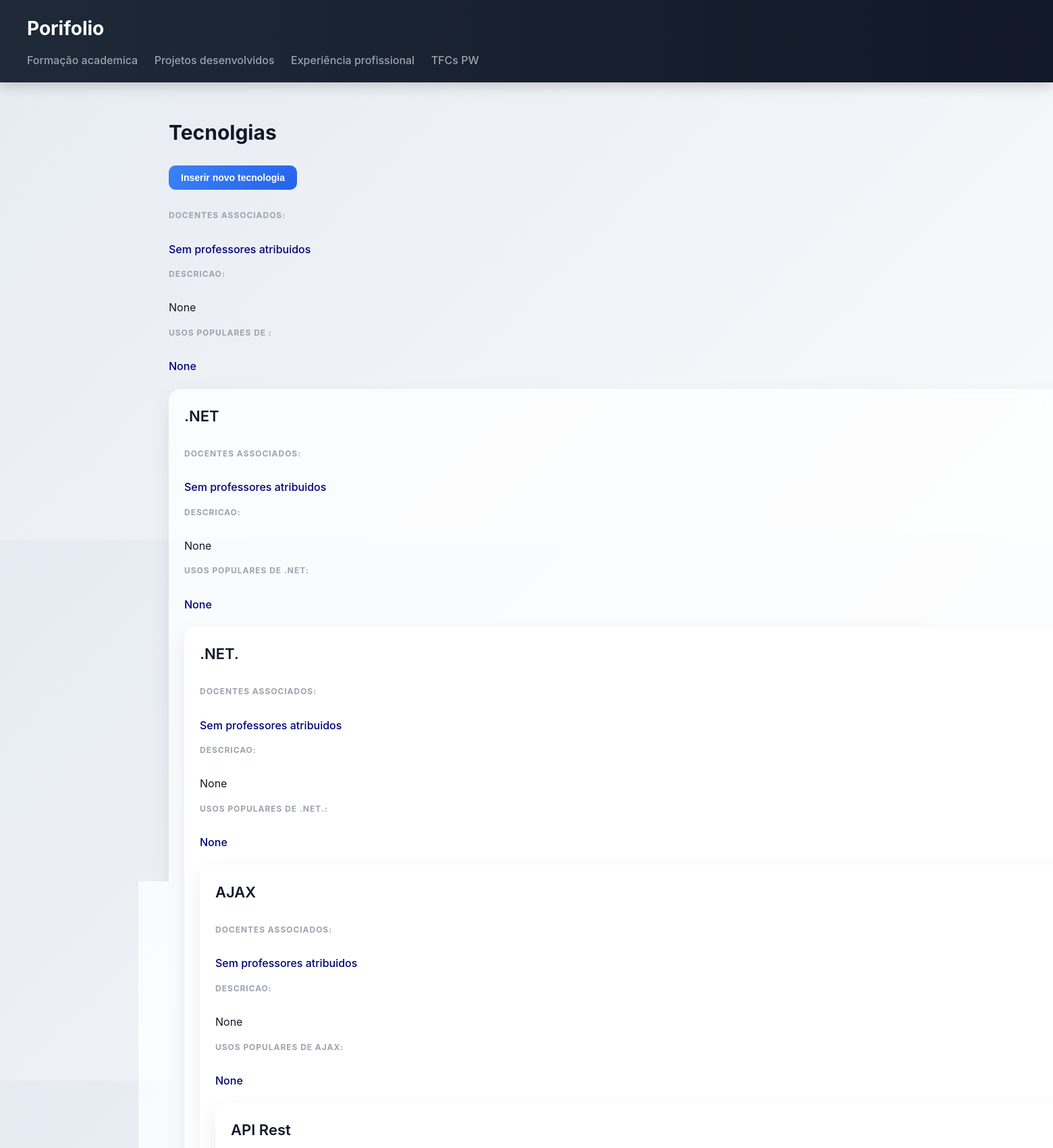
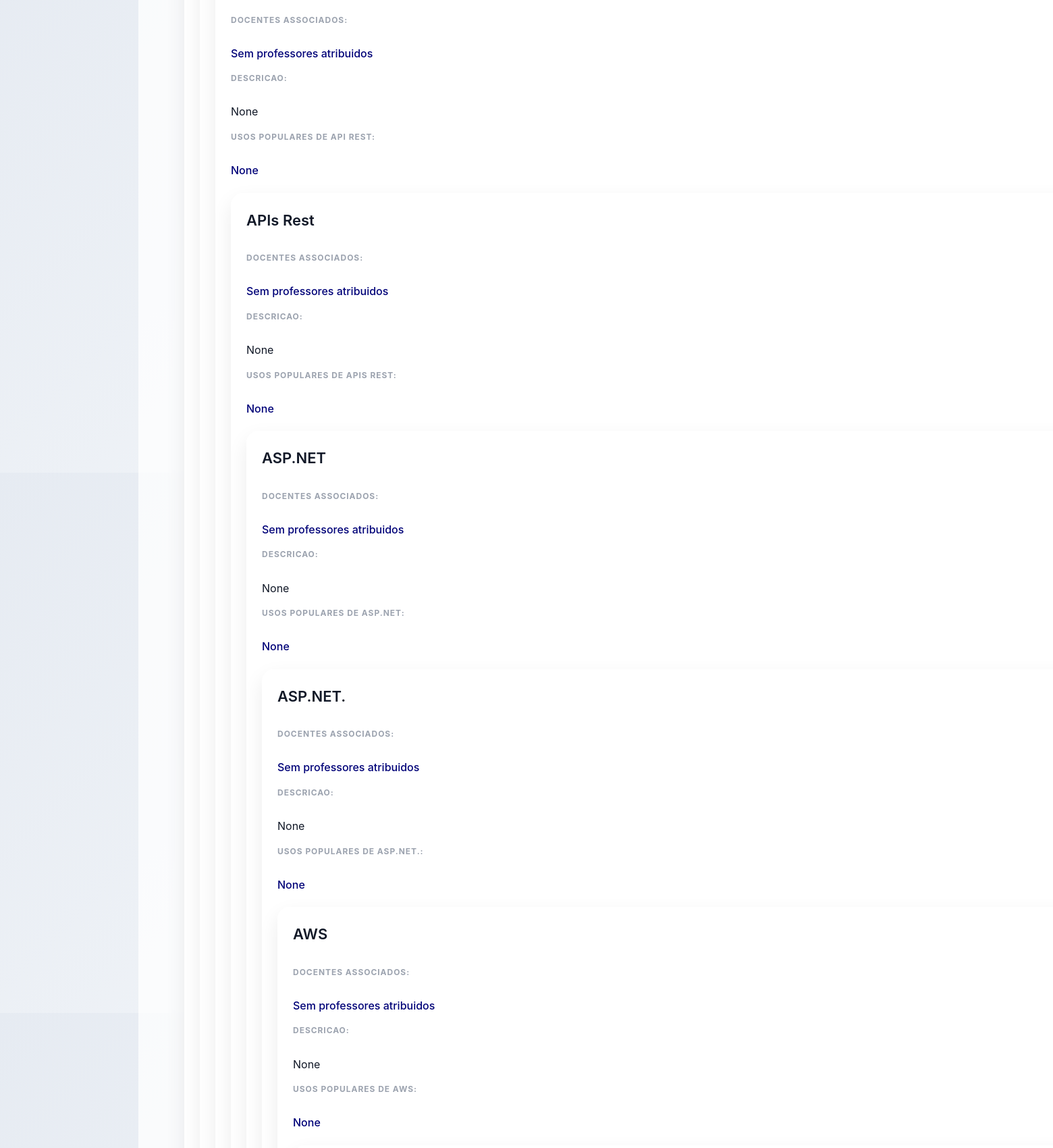
Screenshot of /tecnologias/ (upper part) with the database file from the repository (2 pictures, top to bottom).
### portifolio/models.py (models this page shows, shortened)
class Tecnologia (models.Model):
    nome = models.CharField(max_length=100, null=False, blank=False)
    descricao =  models.CharField(max_length=200, null = True)
    exemplos_uso =  models.CharField(max_length=200, null=True)
    docente = models.ManyToManyField(Docente, blank=True)
    logo = models.ImageField(upload_to='logos/', null=True,  blank=True)
    class Meta:
        ordering = ['nome']

### portifolio/views.py (the view)
# urls.py: path("tecnologias/", views.tecnologias_view, name='tecnologias'),
def tecnologias_view(request):
    tecnologias = Tecnologia.objects.all()
    return render(request, 'portifolio/tecnologias.html', {'tecnologias': tecnologias})

### portifolio/templates/portifolio/tecnologias.html (shortened to what this page needs)
{% extends "portifolio/base.html" %}
{% block content %}
<h2>Tecnolgias</h2>
    <a href="{% url 'nova_tecnologia' %}">
        <button>Inserir novo tecnologia</button>
    </a>
    {% for tecnologia in tecnologias %}
    <article>
        <header>
            <h3>{{ tecnologia.nome }}</h3>
        </header>
        <section>
            <h4>Docentes associados:</h4>
            {% for docente in tecnologia.docentes.all %}
            <ul>
                <a href="{% url 'docente' docente.id %}">{{docente}}</a>
            </ul>
            {% empty %}
            <a>Sem professores atribuidos</a>
            {%endfor%}
        </section>
        <section>
            <h4>Descricao:</h4>
            <p>{{tecnologia.descricao}}</p>
        </section>
        <section>
            <h4>Usos populares de {{tecnologia.nome}}:</h4>
            <a>{{tecnologia.exemplos_uso}}</a>
            {% empty %}
            <a>Sem professores atribuidos</a>
        </section>
    </article>
    {%endfor%}
{% endblock %}

### portifolio/static/portifolio/styles.css (style rules this page uses)
* { box-sizing: border-box; margin: 0; padding: 0; }
body { font-family: "Inter", "Segoe UI", system-ui, -apple-system, sans-serif; background: linear-gradient(135deg, #e6ebf2, #f8fafc); color: #111827; line-height: 1.6; }
h2 { margin-bottom: 25px; font-size: 30px; font-weight: 700; }
section { display: grid; gap: 20px; }
section > article { background: rgba(255,255,255,0.75); backdrop-filter: blur(8px); padding: 22px; border-radius: 18px; border: 1px solid rgba(255,255,255,0.4); box-shadow: 0 12px 30px rgba(0,0,0,0.08); transition: all 0.3s ease; }
article > header h3 { font-size: 22px; font-weight: 600; margin-bottom: 6px; }
article > section { margin-top: 14px; }
article > section > h4 { font-size: 12px; text-transform: uppercase; color: #9ca3af; margin-bottom: 8px; letter-spacing: 0.08em; }
a { color: #000278; text-decoration: none; font-weight: 500; }
button { background: linear-gradient(135deg, #3b82f6, #2563eb); color: white; border: none; padding: 10px 18px; border-radius: 10px; font-size: 14px; font-weight: 600; cursor: pointer; transition: 0.2s; }

### rows the page displays
Tecnologia: descricao "None", exemplos_uso "None"
Tecnologia: nome ".NET", descricao "None", exemplos_uso "None"
Tecnologia: nome ".NET.", descricao "None", exemplos_uso "None"
Tecnologia: nome "AJAX", descricao "None", exemplos_uso "None"
Tecnologia: nome "API Rest", descricao "None", nome "API REST", exemplos_uso "None"
Tecnologia: nome "APIs Rest", descricao "None", nome "APIS REST", exemplos_uso "None"
Tecnologia: nome "ASP.NET", descricao "None", exemplos_uso "None"
Tecnologia: nome "ASP.NET.", descricao "None", exemplos_uso "None"
Tecnologia: nome "AWS", descricao "None", exemplos_uso "None"
